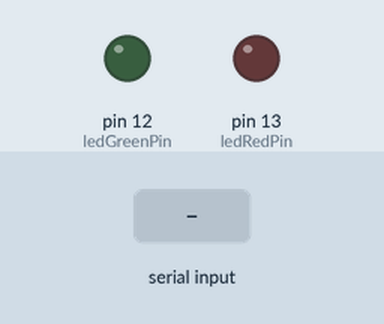
Simulated run of this sketch. Board: Arduino Uno, built with avr-gcc and run on an emulated ATmega328P. On the bench: output pins drawn as LEDs (lit = HIGH). The test bench sets the inputs (shaded band).

Above: at 1.2 s.
1.3 s: "R" received over Serial
At 2.5 s:
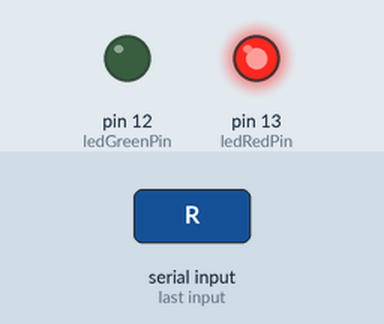
2.8 s: "G" received over Serial
At 3.7 s:
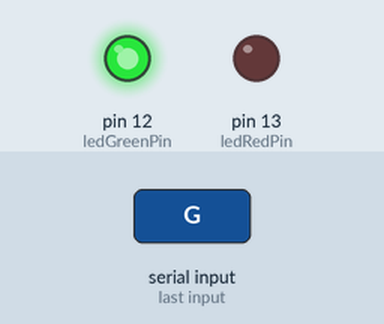
Timing chart, 0 to 5.8 s (numbered marks = the images above; inputs shaded):
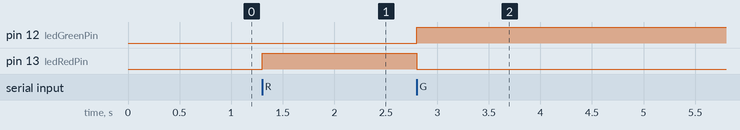

The sketch:

mainDeteccion.ino
```cpp
const int ledRedPin = 13;   // Pin del LED rojo
const int ledGreenPin = 12; // Pin del LED verde

void setup() {
  pinMode(ledRedPin, OUTPUT);
  pinMode(ledGreenPin, OUTPUT);
  Serial.begin(9600);
}

void loop() {
  if (Serial.available() > 0) {
    char received = Serial.read();

    if (received == 'R') {
      digitalWrite(ledRedPin, HIGH);
      digitalWrite(ledGreenPin, LOW);
    }
    else if (received == 'G') {
      digitalWrite(ledRedPin, LOW);
      digitalWrite(ledGreenPin, HIGH);
    }
  }
}
```

Measured:
- after the input at 1.3 s, pin 13 (ledRedPin): LOW → HIGH at once
- after the input at 2.8 s, pin 12 (ledGreenPin): LOW → HIGH at once; pin 13 (ledRedPin): HIGH → LOW at once
